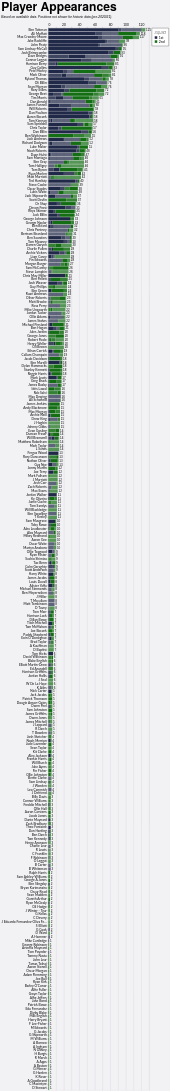

Express this chart as Vega-Lite.
### Vega-Lite specification from a JSON file in a GitHub repository (floating-point values rounded to 4 significant figures; data arrays with more than 128 entries replaced by an {"elided": "..."} marker saying what was removed)
{"config": {"axis": {"labelFont": "Lato, sans-serif", "titleFont": "PT Sans Narrow, Helvetica Neue, Helvetica, Arial, sans-serif", "labelFontSize": 13, "titleFontSize": 24, "gridColor": "#202947", "gridOpacity": 0.2}, "header": {"labelFont": "PT Sans Narrow, Helvetica Neue, Helvetica, Arial, sans-serif", "titleFont": "PT Sans Narrow, Helvetica Neue, Helvetica, Arial, sans-serif", "labelFontSize": 24, "titleFontSize": 28, "labelFontWeight": "bold", "orient": "left"}, "legend": {"labelFont": "Lato, sans-serif", "titleFont": "PT Sans Narrow, Helvetica Neue, Helvetica, Arial, sans-serif", "labelFontSize": 14, "titleFontSize": 16, "titlePadding": 5, "fillColor": "white", "strokeColor": "black", "padding": 10, "titleFontWeight": "lighter", "titleFontStyle": "italic", "titleColor": "gray", "offset": 10}, "title": {"font": "PT Sans Narrow, Helvetica Neue, Helvetica, Arial, sans-serif", "fontSize": 48, "fontWeight": "bold", "anchor": "start", "align": "center", "titlePadding": 20, "subtitlePadding": 10, "subtitleFontSize": 13, "subtitleColor": "", "subtitleFontStyle": "italic", "offset": 15, "color": "black"}, "axisX": {"labelAngle": 0}, "facet": {"title": null, "header": null, "align": {"row": "each", "column": "each"}}, "resolve": {"scale": {"y": "independent", "facet": "independent"}}, "background": "#f2f1f4"}, "layer": [{"mark": {"type": "bar"}, "encoding": {"color": {"field": "squad", "legend": {"orient": "right"}, "scale": {"domain": ["1st", "2nd"], "range": ["#202947", "#146f14"]}, "title": "Squad", "type": "nominal"}, "opacity": {"field": "start", "legend": null, "scale": {"domain": ["Start", "Bench", "Unknown"], "range": [1.0, 0.7, 0.4]}, "type": "nominal"}, "order": {"field": "squad", "sort": "ascending", "type": "quantitative"}, "tooltip": [{"field": "player", "title": "Player", "type": "nominal"}, {"field": "squad", "title": "Squad", "type": "nominal"}, {"aggregate": "sum", "field": "games", "title": "Games", "type": "quantitative"}, {"field": "start", "title": "Started?", "type": "nominal"}], "x": {"aggregate": "sum", "axis": {"orient": "top", "title": null}, "field": "games", "type": "quantitative"}, "y": {"field": "player", "sort": "-x", "title": null, "type": "nominal"}}, "title": {"text": "Player Appearances", "subtitle": "Based on available data. Positions not shown for historic data (pre-2020/21)."}}, {"mark": {"type": "text", "align": "left", "baseline": "middle", "dx": 3, "fontSize": 12}, "encoding": {"text": {"aggregate": "sum", "field": "games", "type": "quantitative"}, "x": {"aggregate": "sum", "field": "games", "type": "quantitative"}, "y": {"field": "player", "sort": "-x", "type": "nominal"}}}], "data": {"name": "data-6e121e1ae0f259cc701dc9ce16da726e"}, "height": {"step": 15}, "width": 400, "$schema": "https://vega.github.io/schema/vega-lite/v5.20.1.json", "datasets": {"data-6e121e1ae0f259cc701dc9ce16da726e": {"elided": "2055 records"}}}
